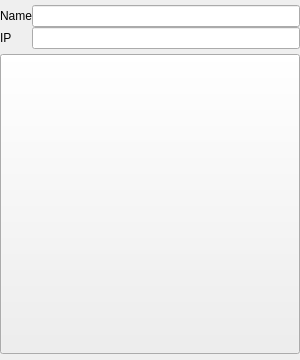
<?xml version="1.0" encoding="UTF-8"?>
<ui version="4.0">
 <class>VSCRecorderOne</class>
 <widget class="QWidget" name="VSCRecorderOne">
  <property name="geometry">
   <rect>
    <x>0</x>
    <y>0</y>
    <width>300</width>
    <height>360</height>
   </rect>
  </property>
  <property name="minimumSize">
   <size>
    <width>300</width>
    <height>360</height>
   </size>
  </property>
  <property name="maximumSize">
   <size>
    <width>300</width>
    <height>360</height>
   </size>
  </property>
  <property name="windowTitle">
   <string>Master Hard Disk Selecting</string>
  </property>
  <property name="windowIcon">
   <iconset resource="../main/vscmainwindows.qrc">
    <normaloff>:/logo/resources/vscsmall.jpg</normaloff>:/logo/resources/vscsmall.jpg</iconset>
  </property>
  <layout class="QVBoxLayout" name="verticalLayout">
   <property name="spacing">
    <number>0</number>
   </property>
   <property name="leftMargin">
    <number>0</number>
   </property>
   <property name="topMargin">
    <number>0</number>
   </property>
   <property name="rightMargin">
    <number>0</number>
   </property>
   <property name="bottomMargin">
    <number>0</number>
   </property>
   <item>
    <layout class="QGridLayout" name="gridLayout">
     <property name="spacing">
      <number>0</number>
     </property>
     <item row="2" column="0">
      <widget class="QLabel" name="label_2">
       <property name="text">
        <string>IP</string>
       </property>
      </widget>
     </item>
     <item row="1" column="0">
      <widget class="QLabel" name="label">
       <property name="text">
        <string>Name</string>
       </property>
      </widget>
     </item>
     <item row="1" column="1">
      <widget class="QLineEdit" name="lineEditName"/>
     </item>
     <item row="2" column="1">
      <widget class="QLineEdit" name="lineEditIP"/>
     </item>
    </layout>
   </item>
   <item>
    <widget class="VSCRecorderPanel" name="pushButton">
     <property name="minimumSize">
      <size>
       <width>300</width>
       <height>300</height>
      </size>
     </property>
     <property name="maximumSize">
      <size>
       <width>300</width>
       <height>300</height>
      </size>
     </property>
     <property name="text">
      <string/>
     </property>
     <property name="icon">
      <iconset resource="../main/vscmainwindows.qrc">
       <normaloff>:/action/resources/computer.png</normaloff>:/action/resources/computer.png</iconset>
     </property>
     <property name="iconSize">
      <size>
       <width>256</width>
       <height>256</height>
      </size>
     </property>
    </widget>
   </item>
  </layout>
 </widget>
 <customwidgets>
  <customwidget>
   <class>VSCRecorderPanel</class>
   <extends>QPushButton</extends>
   <header>vscrecorderpanel.h</header>
  </customwidget>
 </customwidgets>
 <resources>
  <include location="../main/vscmainwindows.qrc"/>
 </resources>
 <connections/>
</ui>
